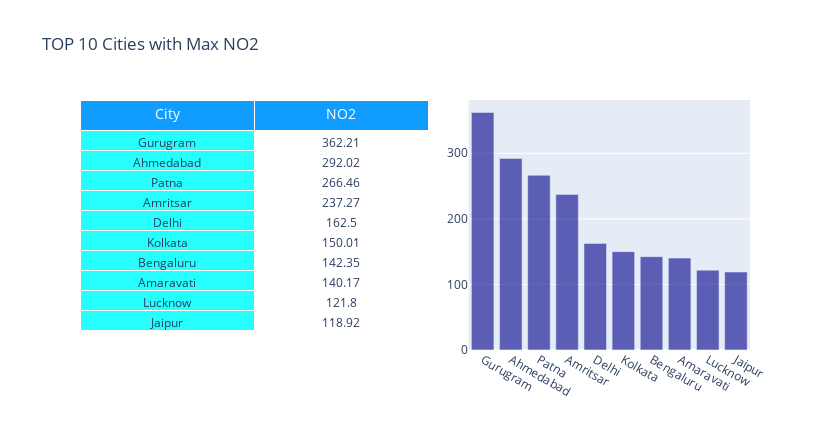

Notebook cell for this chart:
### Code cell
trace = go.Table(
    domain=dict(x=[0, 0.52],
                y=[0, 1.0]),
    header=dict(values=["City","NO2"],
                fill = dict(color = '#119DFF'),
                font = dict(color = 'white', size = 14),
                align = ['center'],
               height = 30),
    cells=dict(values=[N['City'].head(10),N['NO2'].head(10)],
               fill = dict(color = ['#25FEFD', 'white']),
               align = ['center']))

trace1 = go.Bar(x=N['City'].head(10),
                y=N['NO2'].head(10),
                xaxis='x1',
                yaxis='y1',
                marker=dict(color='darkblue'),opacity=0.60)
layout = dict(
    width=830,
    height=430,
    autosize=False,
    title='TOP 10 Cities with Max NO2',
    showlegend=False,   
    xaxis1=dict(**dict(domain=[0.58, 1], anchor='y1', showticklabels=True)),
    yaxis1=dict(**dict(domain=[0, 1.0], anchor='x1', hoverformat='.2f')),  
)

fig1 = dict(data=[trace, trace1], layout=layout)
iplot(fig1)

### Figure 1 — Plotly figure (JSON) as saved in the notebook; plotly's stock layout.template omitted (floating-point values rounded to 4 significant figures)
{"data": [{"cells": {"align": ["center"], "fill": {"color": ["#25FEFD", "white"]}, "values": [["Gurugram", "Ahmedabad", "Patna", "Amritsar", "Delhi", "Kolkata", "Bengaluru", "Amaravati", "Lucknow", "Jaipur"], [362.2, 292.0, 266.5, 237.3, 162.5, 150.0, 142.3, 140.2, 121.8, 118.9]]}, "domain": {"x": [0, 0.52], "y": [0, 1]}, "header": {"align": ["center"], "fill": {"color": "#119DFF"}, "font": {"color": "white", "size": 14}, "height": 30, "values": ["City", "NO2"]}, "type": "table"}, {"marker": {"color": "darkblue"}, "opacity": 0.6, "type": "bar", "x": ["Gurugram", "Ahmedabad", "Patna", "Amritsar", "Delhi", "Kolkata", "Bengaluru", "Amaravati", "Lucknow", "Jaipur"], "xaxis": "x", "y": [362.2, 292.0, 266.5, 237.3, 162.5, 150.0, 142.3, 140.2, 121.8, 118.9], "yaxis": "y"}], "layout": {"autosize": false, "height": 430, "showlegend": false, "title": {"text": "TOP 10 Cities with Max NO2"}, "width": 830, "xaxis": {"anchor": "y", "domain": [0.58, 1], "showticklabels": true}, "yaxis": {"anchor": "x", "domain": [0, 1], "hoverformat": ".2f"}}}
